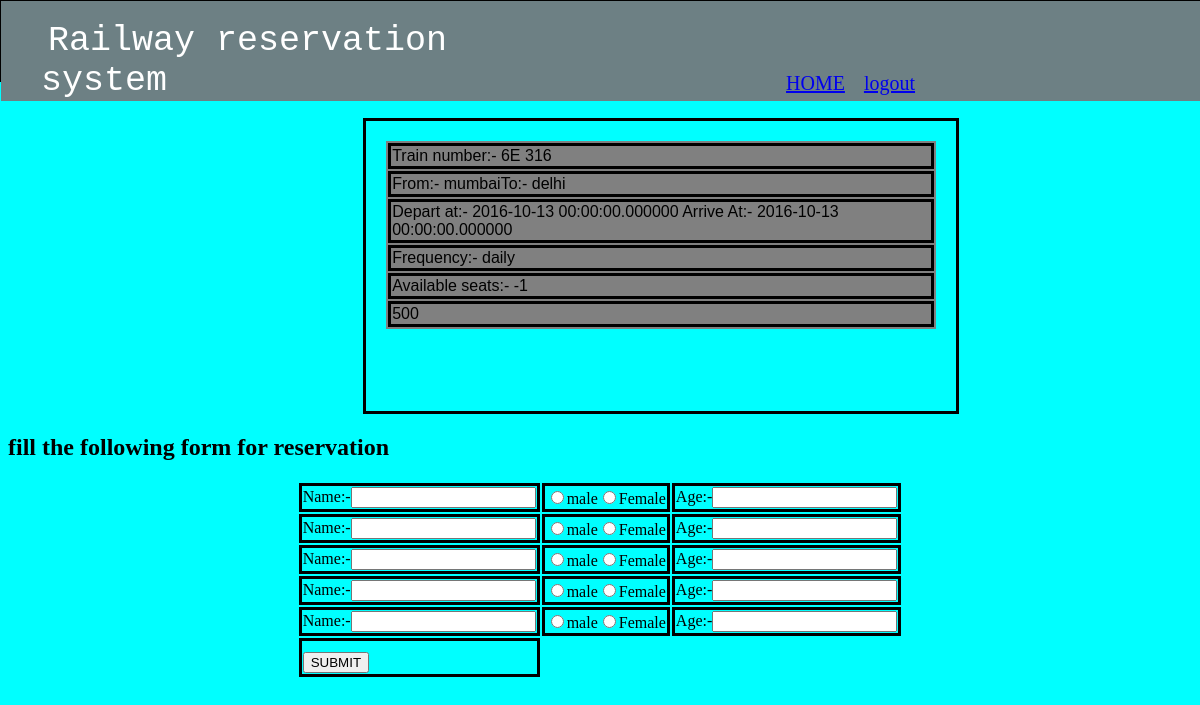
Screenshot of /reserve.php?id=6 (signed in) with the database file from the repository.
### tables this page shows
CREATE TABLE `schedule` (
  `id` int(10) NOT NULL,
  `f_no` varchar(20) NOT NULL,
  `source` varchar(50) NOT NULL,
  `destination` varchar(50) NOT NULL,
  `departure` datetime(6) NOT NULL,
  `arrival` datetime(6) NOT NULL,
  `frequency` varchar(10) NOT NULL
);

CREATE TABLE `train_details` (
  `id` int(10) NOT NULL,
  `seat_a` int(10) NOT NULL,
  `fair_a` int(10) NOT NULL
);

### reserve.php (the view, shortened to what this page needs)
<?php
include('session.php');
include('nav.php');
$id = $_GET['id'];
$q = mysqli_query($connect, "SELECT * from schedule WHERE id='$id'");
$rows = mysqli_fetch_array($q);
$q1 = mysqli_query($connect, "SELECT * from train_details WHERE id='$id'");
$rows1 = mysqli_fetch_array($q1);
?>
<!DOCTYPE html>
<html>
<head>
</head>
<head>
    <link rel="stylesheet" type="text/css" href="view_train.css">
</head>
<body style="background-color: cyan">
    <div id="container">
        <center>
            <table style="background-color: gray">
                <tr>
                    <td>Train number:-
                        <?php echo $rows['f_no']; ?>
                    </td>
                </tr>
                <tr>
                    <td>From:-
                        <?php echo $rows['source']; ?><span>To:-
                            <?php echo $rows['destination']; ?>
                    </td>
                </tr>
                <tr>
                    <td>Depart at:-
                        <?php echo $rows['departure'], " "; ?><span>Arrive At:-
                            <?php echo " ", $rows['arrival']; ?>
                    </td>
                </tr>
                <tr>
                    <td>Frequency:-
                        <?php echo $rows['frequency']; ?>
                    </td>
                </tr>
                <tr>
                    <td id="as">Available seats:-
                        <?php echo $rows1['seat_a']; ?>
                    </td>
                </tr>
                <tr>
                    <td>
                        <?php echo $rows1['fair_a']; ?>
                    </td>
                </tr>
            </table>
        </center>
        <?php
        if ($rows1['seat_a'] == 0) {
            ?>
        <tr>
            <td><a href="schedule.php?page=1">NO seats available.. go to schedule for view more Trains</a></td>
        </tr>
    </div>
    <?php
} else {
    ?>
    </div>
    <h2>fill the following form for reservation</h2>
    <center>
        <table>
            <form action="cal.php?id=<?php echo $id; ?>" method="post">
                <tr>
                    <td>Name:-<input type='text' name='p1' ;></td>
                    <td><input type='radio' name='gender1' value='male'>male<span><input type='radio' name='gender1' value='female'>Female</td>
                    <td>Age:-<input type="text" name="age1"></td>
                </tr>
                <tr>
                    <td>Name:-<input type='text' name='p2' ;></td>
                    <td><input type='radio' name='gender2' value='male'>male<span><input type='radio' name='gender2' value='female'>Female</td>
                    <td>Age:-<input type="text" name="age2"></td>
                </tr>
                <tr>
                    <td>Name:-<input type='text' name='p3' ;></td>
                    <td><input type='radio' name='gender3' value='male'>male<span><input type='radio' name='gender3' value='female'>Female</td>
                    <td>Age:-<input type="text" name="age3"></td>
                </tr>
                <tr>
                    <td>Name:-<input type='text' name='p4' ;></td>
                    <td><input type='radio' name='gender4' value='male'>male<span><input type='radio' name='gender4' value='female'>Female</td>
                    <td>Age:-<input type="text" name="age4"></td>
                </tr>
                <tr>
                    <td>Name:-<input type='text' name='p5' ;></td>
                    <td><input type='radio' name='gender5' value='male'>male<span><input type='radio' name='gender5' value='female'>Female</td>
                    <td>Age:-<input type="text" name="age5"></td>
                </tr>
                <tr>
                    <td><button type="submit">SUBMIT</button>
            </form>
            <?php
        } ?>
        </table>
    </center>
</body>
</html>

### view_train.css (style rules this page uses)
#container { width:550px; height: 250px; border-color: black; border-style: solid; padding: 20px; font-family: sans-serif; margin-left: 30%; margin-top:10%; }
td { border-style: solid; border-style: black; }
button { margin-top: 10px; }

### rows the page displays
schedule: f_no "6E 316", source "mumbai", destination "delhi", departure "2016-10-13 00:00:00.000000", arrival "2016-10-13 00:00:00.000000", frequency "daily"
train_details: seat_a "-1", fair_a "500"
